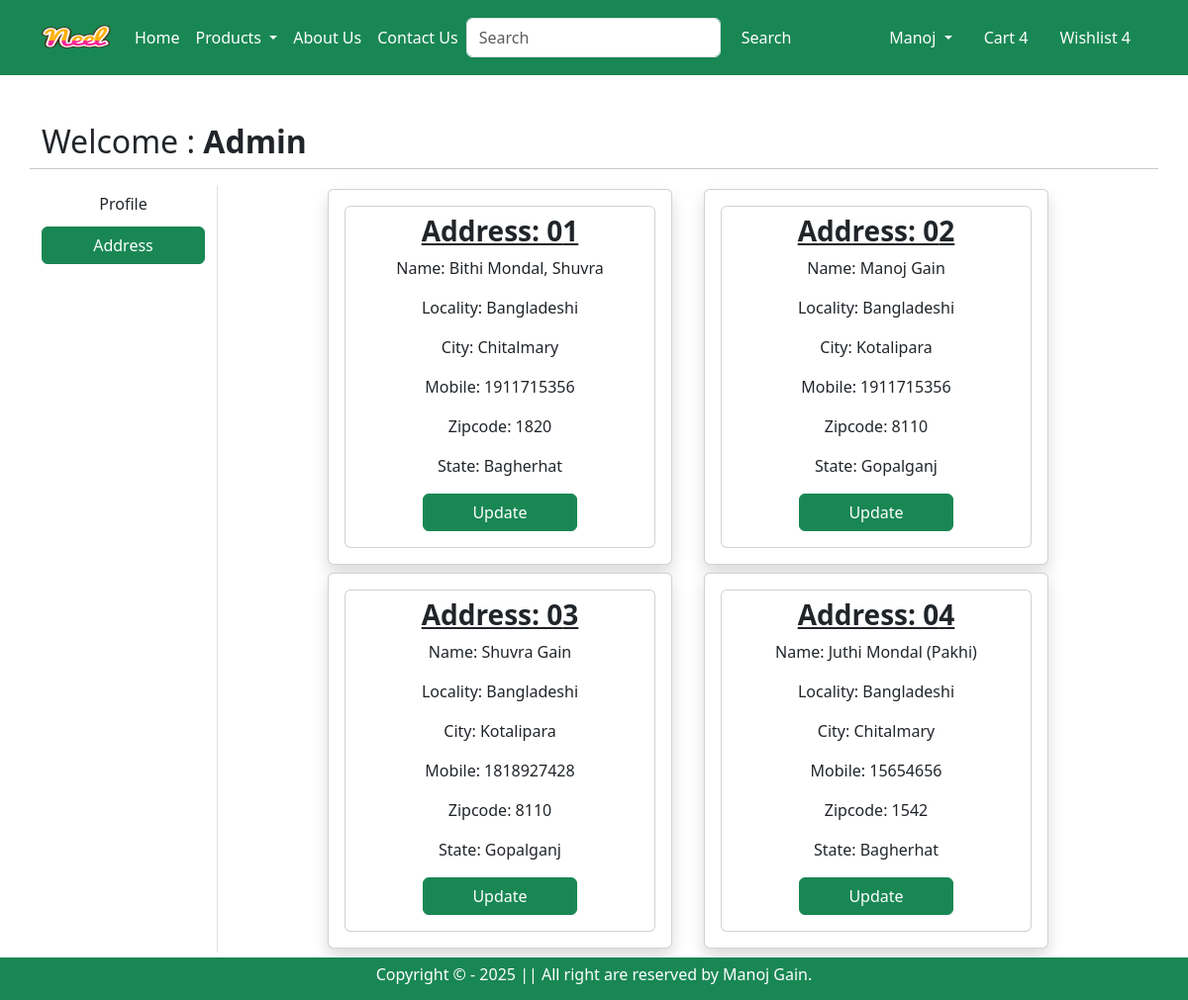
The page /address/ (signed in) on the database its author committed.
### app/models.py (models this page shows, shortened)
class Customer(models.Model):
    STATE_CHOICES = (
        ('Dhaka' , 'Dhaka'),
        ('Chittragram' , 'Chittragram'),
        ('Khulna' , 'Khulna'),
        ('Barishal' , 'Barishal'),
        ('Jessore' , 'Jessore'),
        ('Rajshahi' , 'Rajshahi'),
        ('Sylhet' , 'Sylhet'),
        ('Gopalganj' , 'Gopalganj'),
        ('Faridpur' , 'Madaripur'),
        ('Madaripur' , 'Faridpur'),
        ('Bagherhat' , 'Bagherhat'),
        ('Kotalipara' , 'Kotalipara'),
    )
    user = models.ForeignKey(User, on_delete=models.CASCADE)
    name = models.CharField(max_length=200, blank=True, null=True)
    locality = models.CharField(max_length=200, blank=True, null=True)
    city = models.CharField(max_length=50, blank=True, null=True)
    mobile = models.IntegerField(default=0)
    zipcode = models.IntegerField()
    state = models.CharField(max_length=100, blank=True, null=True,choices=STATE_CHOICES)

### app/views.py (the view)
# urls.py: path('address/', views.Address, name='address'),
def Address(request):
    add = Customer.objects.filter(user=request.user)
    return render(request,'app/address.html', locals())

### app/templates/app/address.html (shortened to what this page needs)
{% extends "app/base.html" %}
{% load static %}
{% block main_content %}
<div class="container my-5">
    <div class="row ">
        <h2> Welcome : <span class="text-capitalize fw-bold">{{request.user}}</span></h2>
        <hr>
            <div class="col-sm-2 border-end">
                <ul class="list-unstyled">
                    <li class="d-grid"><a href="{% url 'profile' %}" class="btn ">Profile</a></li>
                    <li class="d-grid"><a href="{% url 'address' %}" class="btn btn-success mt-1">Address</a></li>
                </ul>
            </div>
        <div class="col-sm-8 offset-sm-1 text-center">
            <div class="row ">
                {% for ad in add %}
                    <div class="col-sm-6">
                        <div class="card m-1 shadow p-3">
                            <div class="card body">
                                <h3 class="fw-bold text-decoration-underline mt-2">Address: 0{{forloop.counter}}</h3>
                                <p>Name: {{ad.name}}</p>
                                <p>Locality: {{ad.locality}}</p>
                                <p>City: {{ad.city}}</p>
                                <p>Mobile: {{ad.mobile}}</p>
                                <p>Zipcode: {{ad.zipcode}}</p>
                                <p>State: {{ad.state}}</p>
                                <p class="text-center"><a href="{% url 'updateAddress' pk=ad.id %}" type='button' class='btn btn-success w-50'>Update</a></p>
                            </div>
                        </div>
                    </div>
                {% endfor %}
            </div>
        </div>
    </div>
</div>
{% endblock main_content %}

### rows shown on the page
Customer: name "Bithi Mondal, Shuvra", locality "Bangladeshi", city "Chitalmary", mobile "1911715356", zipcode "1820", state "Bagherhat"
Customer: name "Manoj Gain", locality "Bangladeshi", city "Kotalipara", mobile "1911715356", zipcode "8110", state "Gopalganj"
Customer: name "Shuvra Gain", locality "Bangladeshi", city "Kotalipara", mobile "1818927428", zipcode "8110", state "Gopalganj"
Customer: name "Juthi Mondal (Pakhi)", locality "Bangladeshi", city "Chitalmary", mobile "15654656", zipcode "1542", state "Bagherhat"

### other values the page prints
{{ request.user }} "Admin"
